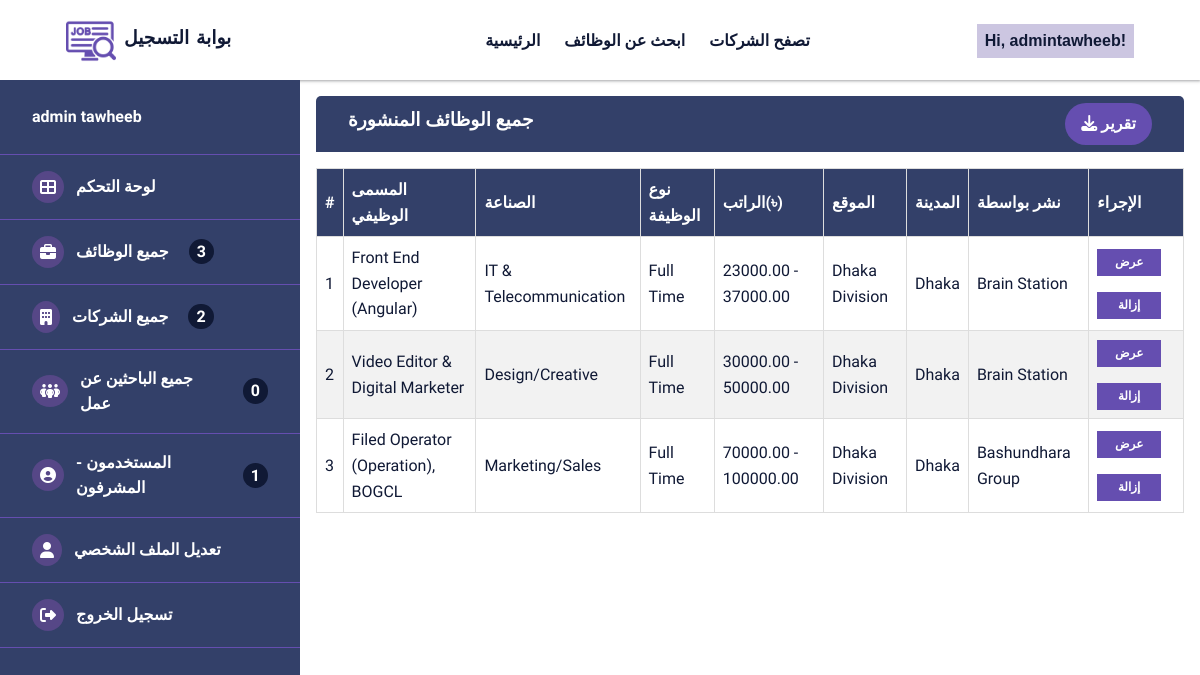
Screenshot of /dashboard/allJobPost.php (signed in) with the database file from the repository.
### tables this page shows
CREATE TABLE `job_post` (
  `id_jobpost` int(11) NOT NULL,
  `id_company` int(11) NOT NULL,
  `jobtitle` text NOT NULL,
  `industry_id` int(11) NOT NULL,
  `job_status` int(11) NOT NULL,
  `description` text NOT NULL,
  `minimumsalary` decimal(10,2) NOT NULL,
  `maximumsalary` decimal(10,2) NOT NULL,
  `state_id` int(3) NOT NULL,
  `city_id` int(3) NOT NULL,
  `createdat` timestamp NOT NULL DEFAULT current_timestamp(),
  `experience` int(2) NOT NULL,
  `edu_qualification` text NOT NULL,
  `skills_ability` text NOT NULL,
  `responsibility` text NOT NULL,
  `deadline` date NOT NULL
);

CREATE TABLE `industry` (
  `id` int(3) NOT NULL,
  `name` text NOT NULL
);

CREATE TABLE `job_type` (
  `id` int(11) NOT NULL,
  `type` text NOT NULL
);

CREATE TABLE `states` (
  `id` int(11) NOT NULL,
  `name` text NOT NULL
);

CREATE TABLE `districts_or_cities` (
  `id` int(11) NOT NULL,
  `division_id` int(11) DEFAULT NULL,
  `name` varchar(255) DEFAULT NULL
);

CREATE TABLE `company` (
  `id_company` int(11) NOT NULL,
  `industry_id` int(11) DEFAULT NULL,
  `companyname` text NOT NULL,
  `role_id` int(11) NOT NULL DEFAULT 2,
  `address` text DEFAULT NULL,
  `state_id` int(11) DEFAULT NULL,
  `city_id` int(11) DEFAULT NULL,
  `contactno` text DEFAULT NULL,
  `website` text DEFAULT NULL,
  `email` varchar(255) NOT NULL,
  `password` varchar(250) NOT NULL,
  `aboutme` text DEFAULT NULL,
  `hash` varchar(255) NOT NULL,
  `createdAt` date NOT NULL,
  `active` int(3) DEFAULT 0,
  `esta_date` date DEFAULT NULL,
  `empno` int(11) DEFAULT NULL,
  `profile_pic` text DEFAULT NULL
);

### dashboard/allJobPost.php (the view, shortened to what this page needs)
<?php
include "../includes/conn.php";
?>
<?php include "../includes/indexHeader.php" ?>
<body>
  <?php include "../includes/indexNavbar.php" ?>
  <div class="dashboard-container">
    <?php include "./dashboardSidebar.php" ?>
    <div class="all-jobs-container">
      <div class="headline headline-container">
       <h3>جميع الوظائف المنشورة</h3>
        <a href="../Report Generation/Admin/report-for-jobposts.php" class="btn"><i class="fa-solid fa-download"></i> تقرير</a>
      </div>
      <div>
        <table>
          <thead>
            <th>#</th>
            <th>المسمى الوظيفي</th>
            <th>الصناعة</th>
            <th>نوع الوظيفة</th>
            <th>الراتب(&#2547;)</th>
            <th>الموقع</th>
            <th>المدينة</th>
            <th>نشر بواسطة</th>
            <th>الإجراء</th>
          </thead>
          <tbody>
            <?php
            $sql =  "SELECT * FROM job_post";
            $stmt = $conn->prepare($sql);
            $stmt->execute();
            $query = $stmt->get_result();
            $i = 1;
            while ($row = $query->fetch_assoc()) {
              $hash = md5($row['id_jobpost']);
              $job_id = $row['id_jobpost'];
              $city_id = $row['city_id'];
              $city_sql = "SELECT name FROM districts_or_cities WHERE id = ?";
              $city_stmt = $conn->prepare($city_sql);
              $city_stmt->bind_param("i", $city_id);
              $city_stmt->execute();
              $city_result = $city_stmt->get_result();
              $city_row = $city_result->fetch_row();
              $state_id = $row['state_id'];
              $state_sql = "SELECT name FROM states WHERE id = ?";
              $state_stmt = $conn->prepare($state_sql);
              $state_stmt->bind_param("i", $state_id);
              $state_stmt->execute();
              $state_result = $state_stmt->get_result();
              $state_row = $state_result->fetch_row();
              $industry = $row['industry_id'];
              $industry_sql = "SELECT name FROM industry WHERE id = ?";
              $industry_stmt = $conn->prepare($industry_sql);
              $industry_stmt->bind_param("i", $industry);
              $industry_stmt->execute();
              $industry_result = $industry_stmt->get_result();
              $industry_row = $industry_result->fetch_row();
              $job_status = $row['job_status'];
              $job_status_sql = "SELECT type FROM job_type WHERE id = ?";
              $job_status_stmt = $conn->prepare($job_status_sql);
              $job_status_stmt->bind_param("i", $job_status);
              $job_status_stmt->execute();
              $job_status_result = $job_status_stmt->get_result();
              $job_status_row = $job_status_result->fetch_row();
              $company = $row['id_company'];
              $company_sql = "SELECT companyname FROM company WHERE id_company = ?";
              $company_stmt = $conn->prepare($company_sql);
              $company_stmt->bind_param("i", $company);
              $company_stmt->execute();
              $company_result = $company_stmt->get_result();
              $company_row = $company_result->fetch_row();
              echo "
                              <tr>
                                <td>" . $i . "</td>
                                <td>" . htmlspecialchars($row['jobtitle']) . "</td>
                                <td>" . htmlspecialchars($industry_row[0]) . "</td>
                                <td>" . htmlspecialchars($job_status_row[0]) . "</td>
                                <td>" . htmlspecialchars($row['minimumsalary']) . " - " . htmlspecialchars($row['maximumsalary']) . "</td>
                                <td>" . htmlspecialchars($state_row[0]) . "</td>
                                <td>" . htmlspecialchars($city_row[0]) . "</td>
                                <td>" . htmlspecialchars($company_row[0]) . "</td>
                                <td class='action-button' ><a class='btn btn-optional' href='../jobDetails.php?key=" . $hash . "&id=" . $job_id . "'>عرض</a>
                                <a href='../process/deleteJobs.php?key=" . $hash . "&id=" . $job_id . "&page=admin-control' class='btn btn-optional'>إزالة </a>
                                </td>
                                </tr>";
              $i++;
            }
            ?>
          </tbody>
        </table>
      </div>
    </div>
  </div>
</body>

### includes/indexHeader.php (shortened to what this page needs)
<!DOCTYPE html>
<html lang="en">
<head>
  <link rel="stylesheet" href="../assets/CSS/styles.css">
  <link rel="stylesheet" href="../assets/CSS/responsive.css">
  <link rel="stylesheet" href="https://cdnjs.cloudflare.com/ajax/libs/font-awesome/6.4.0/css/all.min.css" />
  <link rel="stylesheet" href="../assets/css/notifications.css">
</head>

### includes/indexNavbar.php (shortened to what this page needs)
<div id="header">
  <div class="container">
    <div class="header-left">
      <div class="logo-container">
        <img src="../assets/images/logo.png" alt="logo">
        <h3>بوابة التسجيل </h3>
      </div>
      <nav class="navbar">
        <ul>
          <li><a href="../index.php">الرئيسية</a> </li>
          <li><a href="../findJobs.php">ابحث عن الوظائف </a></li>
          <li><a href="../browseCompanies.php">تصفح الشركات </a></li>
        </ul>
      </nav>
    </div>
    <div class="navigation header-right">
      <?php
      if (isset($_SESSION['email'])) {
        $username = explode('@', $_SESSION['email'])[0];
        echo '<div class="dropdown">';
        echo '<button class="dropdown-btn">' . 'Hi,  ' . $username . '!' . '</button>';
        echo '</div>';
      } else {
        echo '<a href="./login.php" class="btn">Sign In</a>';
      }
      ?>
    </div>
  </div>
</div>

### dashboard/dashboardSidebar.php (shortened to what this page needs)
<?php
function getUserDetails($conn, $role_id, $session_vars) {
    if ($role_id == 1) {
        $stmt = $conn->prepare("SELECT fullname FROM users WHERE id_user = ?");
        $stmt->bind_param("s", $session_vars['id_user']);
        $stmt->execute();
        $result = $stmt->get_result();
        return $result->fetch_assoc();
    } elseif ($role_id == 2) {
        $stmt = $conn->prepare("SELECT companyname FROM company WHERE id_company = ?");
        $stmt->bind_param("s", $session_vars['id_company']);
        $stmt->execute();
        $result = $stmt->get_result();
        return $result->fetch_assoc();
    } elseif ($role_id == 3) {
        $stmt = $conn->prepare("SELECT fullname FROM admin WHERE id_admin = ?");
        $stmt->bind_param("s", $session_vars['id_admin']);
        $stmt->execute();
        $result = $stmt->get_result();
        return $result->fetch_assoc();
    }
    return null;
}
$userData = getUserDetails($conn, $_SESSION['role_id'], $_SESSION);
function getCountt($conn, $table) {
    $stmt = $conn->prepare("SELECT COUNT(*) FROM `$table`");
    $stmt->execute();
    $result = $stmt->get_result()->fetch_array();
    return $result[0];
}
$jobPostCount = getCountt($conn, 'job_post');
$companyCount = getCountt($conn, 'company');
$userCount = getCountt($conn, 'users');
$adminCount = getCountt($conn, 'admin');
?>
<aside class="sidebar">
  <div class="dashboard-profile-box">
    <?php if ($userData) : ?>
      <div class="user-profile-text">
        <span class="fullname">
          <?php
          if (isset($userData['fullname'])) {
            echo htmlspecialchars($userData['fullname']);
          } elseif (isset($userData['companyname'])) {
            echo htmlspecialchars($userData['companyname']);
          }
          ?>
        </span>
      </div>
    <?php endif; ?>
  </div>
  <ul>
    <?php if (($_SESSION['role_id']) == 3) : ?>
      <li><a href="dashboard.php"> <span class="icon-container"> <i class="fa-solid fa-table-cells-large"></i> </span> لوحة التحكم </a></li>
      <li><a href="./allJobPost.php"><span class="icon-container"><i class="fa-solid fa-briefcase"></i></span>جميع الوظائف <?php echo '<span style="background-color:#101935;padding:0px 0.5rem;border-radius:50%;margin-left:1rem;" >' . htmlspecialchars($jobPostCount) . '</span>' ?></a></li>
      <li><a href="./allCompanies.php"><span class="icon-container"> <i class="fa-solid fa-building"></i> </span>جميع الشركات <?php echo '<span style="background-color:#101935;padding:0px 0.5rem;border-radius:50%;margin-left:1rem;" >' . htmlspecialchars($companyCount) . '</span>' ?></a> </li>
      <li><a href="./allJobSeekers.php"><span class="icon-container"> <i class="fa-solid fa-people-group"></i> </span>جميع الباحثين عن عمل <?php echo '<span style="background-color:#101935;padding:0px 0.5rem;border-radius:50%;margin-left:1rem;" >' . htmlspecialchars($userCount) . '</span>' ?></a></li>
      <li><a href="./adminUsers.php"><span class="icon-container"> <i class="fa-solid fa-circle-user"></i> </span>المستخدمون - المشرفون <?php echo '<span style="background-color:#101935;padding:0px 0.5rem;border-radius:50%;margin-left:1rem;" >' . htmlspecialchars($adminCount) . '</span>' ?></a></li>
      <li><a href="editProfile.php"><span class="icon-container"> <i class="fa-solid fa-user"></i> </span>تعديل الملف الشخصي</a></li>
      <li><a href="../login.php"><span class="icon-container"><i class="fa-solid fa-right-from-bracket"></i></span>تسجيل الخروج</a></li>
    <?php endif; ?>
  </ul>
</aside>

### assets/css/styles.css (style rules this page uses)
:root { --primary-color: #654eb0; --secondary-color: #564787; --tertiary-color: #ccc6e1; --darkest-color: #101935; --dark-color: #334069; --lightest-color: #ffffff; --success-color: #59c173; --error-color: #ff416c; --border-radius: 50px; --max-width: 1100px; --box-shadow: rgba(60, 64, 67, 0.3) 0px 1px 2px 0px, rgba(60, 64, 67, 0.15) 0px 1px 3px 1px; }
* { margin: 0; padding: 0; box-sizing: border-box; }
html, body { font-family: "Quicksand", sans-serif; color: var(--darkest-color); line-height: 1.6; overflow-x: hidden; }
a { text-decoration: none; color: var(--darkest-color); }
ul { list-style-type: none; }
img { width: 100%; }
h1, h2, h3, h4, h5, h6 { margin-bottom: 0.5rem; line-height: 2.5rem; }
table { margin-top: 1rem; border-collapse: collapse; width: 100%; }
td, th { border: 1px solid #ddd; padding: 0.5rem; text-align: left; }
tr:nth-child(even) { background-color: #f2f2f2; }
th { text-align: left; background-color: var(--dark-color); color: white; }
.container { max-width: var(--max-width); margin: auto; padding: 0 2rem; overflow: hidden; }
.btn { font-size: 1rem; text-align: center; cursor: pointer; font-weight: bold; display: inline-block; border: none; border-color: var(--primary-color); background: var(--primary-color); color: var(--lightest-color); border-radius: var(--border-radius); padding: 0.5rem 1rem; }
.btn-optional { font-size: 0.75rem; border-radius: 0; padding: 0.25rem; }
.headline { padding: 0.25rem 2rem; border-top-left-radius: 5px; border-top-right-radius: 5px; background-color: var(--dark-color); color: var(--lightest-color); }
.headline-container { display: flex; justify-content: space-between; align-items: center; }
#header { height: 5rem; box-shadow: var(--box-shadow); font-weight: bold; }
#header .container { overflow: visible; padding: 1rem; display: grid; grid-template-columns: 4fr 1fr; align-items: center; }
#header .header-left { display: grid; grid-template-columns: 1fr 2fr; align-items: center; }
.header-left .logo-container { display: flex; justify-content: flex-start; align-items: center; gap: 0.5rem; font-family: "Permanent Marker", cursive; cursor: pointer; }
.logo-container img { width: 50px; height: 50px; }
.header-left .navbar ul { display: flex; justify-content: center; align-items: center; }
.navbar ul li { margin-left: 1.5rem; }
.header-right { display: flex; justify-content: flex-end; }
.dropdown { position: relative; display: inline-block; }
.dropdown-btn { font-weight: bold; font-size: 1rem; background-color: var(--tertiary-color); color: var(--darkest-color); padding: 8px; border: none; cursor: pointer; }
.dashboard-container { display: grid; grid-template-columns: 1fr 3fr; height: calc(100vh - 5rem); }
.sidebar { display: block; color: var(--lightest-color); background-color: var(--dark-color); font-weight: bold; }
.dashboard-profile-box { padding: 1.5rem 2rem; }
.sidebar ul li { list-style-type: none; padding: 1rem 2rem; border-top: 1px solid var(--primary-color); }
.sidebar ul li:last-child { border-bottom: 1px solid var(--primary-color); }
.sidebar a { display: flex; align-items: center; gap: 0.25rem; color: var(--lightest-color); }
.sidebar a .icon-container { margin-right: 0.5rem; display: flex; justify-content: center; background-color: var(--secondary-color); padding: 0.5rem; border-radius: 50%; }
.manage-jobs-container, .view-applicants-container, .all-jobs-container { display: flex; flex-direction: column; padding: 2rem; overflow-y: scroll; }
.all-jobs-container { padding: 1rem; }
.action-button a:first-child { margin-bottom: 0.5rem; }
.action-button a:last-child { margin-top: 0.5rem; }
.action-button a { width: 4rem; }

### rows the page displays
job_post: jobtitle "Front End Developer (Angular)", industry.name "IT & Telecommunication", job_type.type "Full Time", minimumsalary "23000.00", maximumsalary "37000.00", state.name "Dhaka Division", districts_or_cities.name "Dhaka", id_company.companyname "Brain Station"
job_post: jobtitle "Video Editor & Digital Marketer", industry.name "Design/Creative", job_type.type "Full Time", minimumsalary "30000.00", maximumsalary "50000.00", state.name "Dhaka Division", districts_or_cities.name "Dhaka", id_company.companyname "Brain Station"
job_post: jobtitle "Filed Operator (Operation), BOGCL", industry.name "Marketing/Sales", job_type.type "Full Time", minimumsalary "70000.00", maximumsalary "100000.00", state.name "Dhaka Division", districts_or_cities.name "Dhaka", id_company.companyname "Bashundhara Group"

### other values shown
$username "admintawheeb"
$userData['fullname'] "admin tawheeb"
$jobPostCount "3"
$companyCount "2"
$userCount "0"
$adminCount "1"
